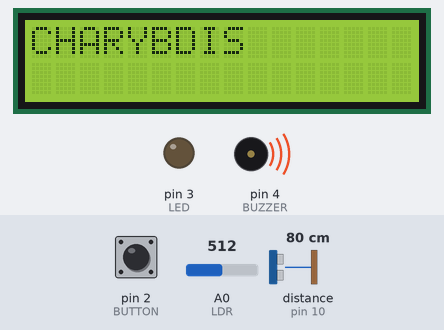
Bench run of a sketch on a simulated Arduino Uno, built with avr-gcc and run on an emulated ATmega328P. Parts: 16×2 character LCD, output pins drawn as LEDs (lit = HIGH), buzzer (waves = sounding). Wiring (inferred from the names in the program): ultrasonic range finder: trigger pin 9; echo pin 10. Dashed ring = blinking. Inputs (shaded band) come from the test bench; at power-on: distance to the obstacle (sensor on pin 10) 80 cm, A0 (LDR) = 512, pin 2 (BUTTON) HIGH. The echo pulse lasts 58.3 µs per cm; pins used as bus, display or sensor lines are not drawn; what the sketch prints to the serial monitor is not drawn.

Above: at 1.2 s.
1.3 s: distance to the obstacle (sensor on pin 10) set to 95 cm
2.8 s: distance to the obstacle (sensor on pin 10) set to 106 cm
At 3.8 s:
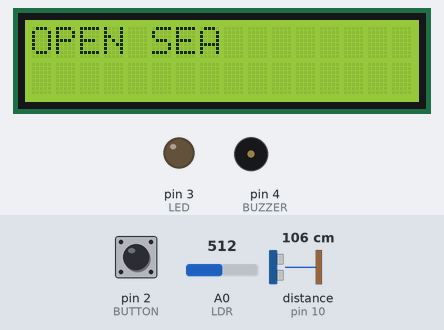
4.3 s: A0 (LDR) set to 30
7.3 s: A0 (LDR) set to 23
At 7.9 s:
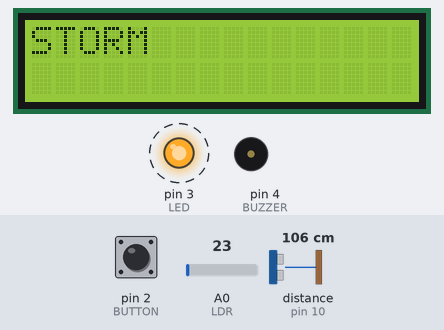
10.3 s: pin 2 (BUTTON) pulled LOW for 0.15 s
At 11.2 s:
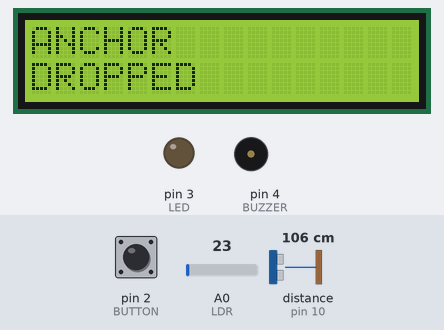
11.9 s: pin 2 (BUTTON) pulled LOW for 1 s
At 17.9 s:
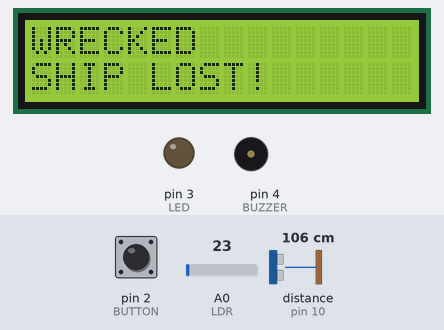
Timing chart, 0 to 18.7 s (numbered marks = the images above; inputs shaded):
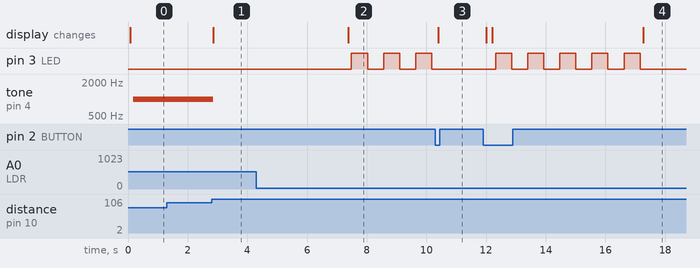

The sketch:

arnav_singla_2026a7ps0115h_avionics_t2.ino
```cpp
#include <LiquidCrystal.h>

const int BUTTON = 2;
const int LED = 3;
const int BUZZER = 4;
const int TRIG = 9;
const int ECHO = 10;
const int LDR = A0;

LiquidCrystal lcd(7, 8, 5, 6, 11, 12);

const int OPEN_SEA = 0;
const int ANCHOR_DROPPED = 1;
const int STORM = 2;
const int CHARYBDIS = 3;
const int WRECKED = 4;

int state = OPEN_SEA;

const int STORM_THRESHOLD = 27;
const float CHARYBDIS_THRESHOLD = 100.0;

const unsigned long WRECK_TIME = 5000;

unsigned long dangerStart = 0;
unsigned long lastBlink = 0;

bool lastButton = HIGH;
bool ledState = LOW;


float getDistance()
{
  digitalWrite(TRIG, LOW);
  delayMicroseconds(2);

  digitalWrite(TRIG, HIGH);
  delayMicroseconds(10);

  digitalWrite(TRIG, LOW);

  long duration = pulseIn(ECHO, HIGH, 30000);

  if (duration == 0)
    return 999.0;

  return duration * 0.0343 / 2.0;
}


void displayState()
{
  lcd.clear();
  lcd.setCursor(0, 0);

  if (state == OPEN_SEA)
  {
    lcd.print("OPEN SEA");
  }
  else if (state == ANCHOR_DROPPED)
  {
    lcd.print("ANCHOR");
    lcd.setCursor(0, 1);
    lcd.print("DROPPED");
  }
  else if (state == STORM)
  {
    lcd.print("STORM");
  }
  else if (state == CHARYBDIS)
  {
    lcd.print("CHARYBDIS");
  }
  else if (state == WRECKED)
  {
    lcd.print("WRECKED");
    lcd.setCursor(0, 1);
    lcd.print("SHIP LOST!");
  }
}


void changeState(int newState)
{
  if (state != newState)
  {
    state = newState;
    displayState();

    Serial.print("STATE: ");

    if (state == OPEN_SEA)
      Serial.println("OPEN SEA");

    else if (state == ANCHOR_DROPPED)
      Serial.println("ANCHOR DROPPED");

    else if (state == STORM)
      Serial.println("STORM");

    else if (state == CHARYBDIS)
      Serial.println("CHARYBDIS");

    else if (state == WRECKED)
      Serial.println("WRECKED");
  }
}


void handleButton()
{
  bool buttonState = digitalRead(BUTTON);

  if (lastButton == HIGH && buttonState == LOW)
  {
    if (state != WRECKED)
    {
      if (state == ANCHOR_DROPPED)
        changeState(OPEN_SEA);
      else
        changeState(ANCHOR_DROPPED);

      dangerStart = 0;

      digitalWrite(LED, LOW);
      noTone(BUZZER);
    }

    delay(200);
  }

  lastButton = buttonState;
}


void setup()
{
  Serial.begin(9600);

  pinMode(BUTTON, INPUT_PULLUP);
  pinMode(LED, OUTPUT);
  pinMode(BUZZER, OUTPUT);

  pinMode(TRIG, OUTPUT);
  pinMode(ECHO, INPUT);

  lcd.begin(16, 2);

  displayState();

  Serial.println("System Started");
}


void loop()
{
  int light = analogRead(LDR);
  float distance = getDistance();

  handleButton();

  Serial.print("Light: ");
  Serial.print(light);

  Serial.print(" | Distance: ");
  Serial.print(distance);

  Serial.print(" cm | State: ");


  if (state == WRECKED)
  {
    digitalWrite(LED, LOW);
    noTone(BUZZER);

    Serial.println("WRECKED");

    delay(100);
    return;
  }


  if (state == ANCHOR_DROPPED)
  {
    digitalWrite(LED, LOW);
    noTone(BUZZER);

    dangerStart = 0;

    Serial.println("ANCHOR DROPPED");

    delay(100);
    return;
  }


  bool stormDetected = light < STORM_THRESHOLD;
  bool charybdisDetected = distance < CHARYBDIS_THRESHOLD;


  if (state == OPEN_SEA)
  {
    digitalWrite(LED, LOW);
    noTone(BUZZER);

    if (stormDetected)
    {
      changeState(STORM);
      dangerStart = millis();
    }
    else if (charybdisDetected)
    {
      changeState(CHARYBDIS);
      dangerStart = millis();
    }
    else
    {
      Serial.println("OPEN SEA");
    }
  }


  else if (state == STORM)
  {
    noTone(BUZZER);

    if (!stormDetected)
    {
      digitalWrite(LED, LOW);

      changeState(OPEN_SEA);

      dangerStart = 0;
    }
    else
    {
      if (millis() - lastBlink >= 500)
      {
        lastBlink = millis();

        ledState = !ledState;

        digitalWrite(LED, ledState);
      }

      Serial.println("STORM");
    }
  }


  else if (state == CHARYBDIS)
  {
    digitalWrite(LED, LOW);

    if (!charybdisDetected)
    {
      noTone(BUZZER);

      changeState(OPEN_SEA);

      dangerStart = 0;
    }
    else
    {
      tone(BUZZER, 1000);

      Serial.println("CHARYBDIS");
    }
  }


  if (
    (state == STORM || state == CHARYBDIS) &&
    dangerStart != 0
  )
  {
    unsigned long elapsed = millis() - dangerStart;

    if (elapsed >= WRECK_TIME)
    {
      digitalWrite(LED, LOW);
      noTone(BUZZER);

      changeState(WRECKED);

      dangerStart = 0;
    }
  }

  delay(100);
}
```

Measured:
- the behaviour switches between 100 and 101 cm on distance to the obstacle (sensor on pin 10) (found by bisection; images 0 and 1)
- the behaviour switches between 27 and 26 on A0 (LDR) (found by bisection; images 1 and 2)
- after the input at 1.3 s, every drawn part: stays the same
- after the input at 2.8 s, tone on pin 4 (BUZZER): 1000 Hz → silent after 0.05 s; the display: changes after 0.06 s (image 1)
- after the input at 4.3 s, every drawn part: stays the same
- after the input at 7.3 s, pin 3 (LED): alternates HIGH for 0.54 s and LOW for 0.54 s, starting after 0.19 s; the display: changes after 0.08 s (image 2)
- after the input at 10.3 s, pin 3 (LED): stays LOW (without the input it goes to HIGH after 0.42 s); the display: changes after 0.10 s (image 3)
- after the input at 11.9 s, pin 3 (LED): alternates HIGH for 0.54 s and LOW for 0.54 s, 10 changes in all, then stays LOW, starting after 0.42 s; the display: first changes after 0.10 s (image 4 shows a later state)
